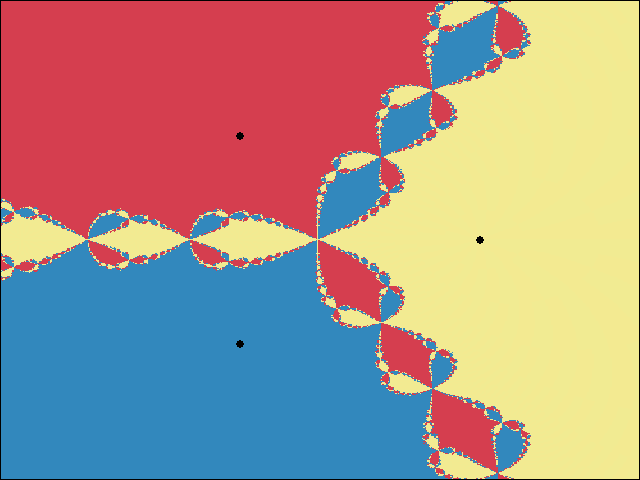

Recreate this plot in gnuplot.
reset session
set terminal png
set output '1.png'
unset key
unset colorbox
unset tics
set lmargin 0
set rmargin 0
set tmargin 0
set bmargin 0
set palette negative defined (\
    0 '#D53E4F',\
    1 '#F46D43',\
    2 '#FDAE61',\
    3 '#FEE08B',\
    4 '#E6F598',\
    5 '#ABDDA4',\
    6 '#66C2A5',\
    7 '#3288BD' )
set object circle at 1,0 radius .02\
    fillcolor rgb 'black' fillstyle solid front
set object circle at cos(2*pi/3),sin(2*pi/3) radius .02\
    fillcolor rgb 'black' fillstyle solid front
set object circle at cos(4*pi/3),sin(4*pi/3) radius .02\
   fillcolor rgb 'black' fillstyle solid front 
plot 'output.dat' using 1:2:(arg($3+$4*{0,1})) palette
